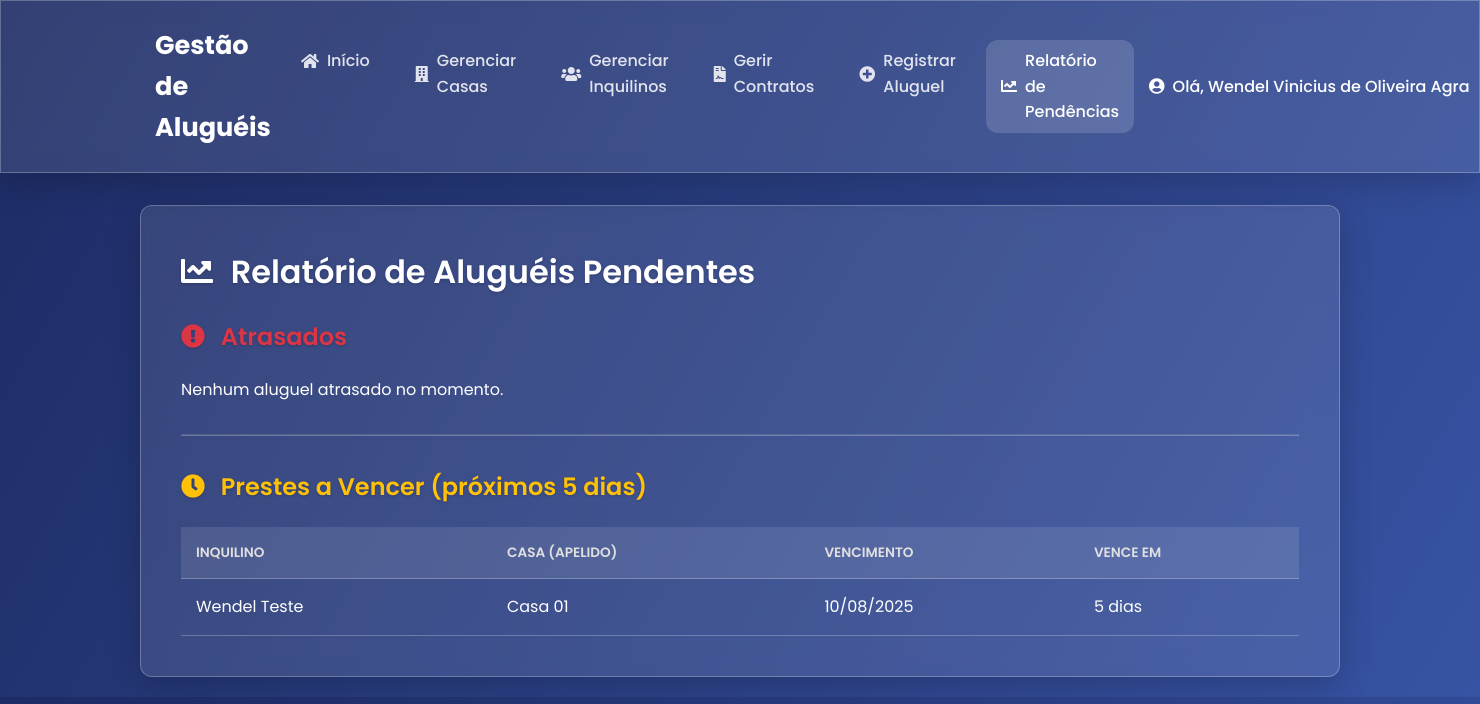
Screenshot of /alugueis/pendentes (signed in) with the database file from the repository.
### tables this page shows
CREATE TABLE usuarios (
            id INTEGER PRIMARY KEY AUTOINCREMENT,
            username TEXT NOT NULL UNIQUE,
            password TEXT NOT NULL
        );

CREATE TABLE alugueis (
            id INTEGER PRIMARY KEY AUTOINCREMENT,
            casa_id INTEGER NOT NULL,
            inquilino_id INTEGER,
            mes_referencia TEXT, 
            pago INTEGER NOT NULL DEFAULT 0,
            data_vencimento TEXT,
            valor_aluguel REAL,
            FOREIGN KEY (casa_id) REFERENCES casas (id),
            FOREIGN KEY (inquilino_id) REFERENCES inquilinos (id)
        );

CREATE TABLE inquilinos (
            id INTEGER PRIMARY KEY AUTOINCREMENT,
            nome TEXT NOT NULL,
            telefone TEXT NOT NULL
        , usuario_id INTEGER REFERENCES usuarios(id));

CREATE TABLE casas (
            id INTEGER PRIMARY KEY AUTOINCREMENT,
            endereco TEXT NOT NULL,
            valor_aluguel REAL NOT NULL
        , apelido TEXT, usuario_id INTEGER REFERENCES usuarios(id));

### app.py (the view)
@app.route('/alugueis/pendentes')
@login_required
def listar_pendentes():
    db = get_db()
    hoje = date.today()
    query = "SELECT a.data_vencimento, c.apelido as apelido_casa, i.nome as nome_inquilino FROM alugueis a JOIN casas c ON a.casa_id = c.id LEFT JOIN inquilinos i ON a.inquilino_id = i.id WHERE a.pago = 0 AND c.usuario_id = ?"
    alugueis_pendentes = db.execute(query, (current_user.id,)).fetchall()
    atrasados, prestes_a_vencer = [], []
    for aluguel_row in alugueis_pendentes:
        aluguel = dict(aluguel_row)
        data_vencimento = datetime.strptime(aluguel['data_vencimento'], '%Y-%m-%d').date()
        diferenca_dias = (data_vencimento - hoje).days
        aluguel['data_vencimento_str'] = data_vencimento.strftime('%d/%m/%Y')
        aluguel['diferenca_dias'] = diferenca_dias
        if diferenca_dias < 0: atrasados.append(aluguel)
        elif 0 <= diferenca_dias <= 5: prestes_a_vencer.append(aluguel)
    return render_template('pendentes.html', atrasados=atrasados, prestes_a_vencer=prestes_a_vencer)

### app.py (called while the page is built)
@login_manager.user_loader
def load_user(user_id):
    db = get_db()
    user_data = db.execute('SELECT id, username FROM usuarios WHERE id = ?', (user_id,)).fetchone()
    if user_data:
        return User(id=user_data['id'], username=user_data['username'])
    return None

def get_db():
    db = getattr(g, '_database', None)
    if db is None:
        db = g._database = sqlite3.connect(DATABASE)
        db.row_factory = sqlite3.Row
    return db

@app.teardown_appcontext
def close_connection(exception):
    db = getattr(g, '_database', None)
    if db is not None:
        db.close()

### templates/pendentes.html (shortened to what this page needs)
<!DOCTYPE html>
<html lang="pt-br">
<head>
    <link rel="stylesheet" href="{{ url_for('static', filename='css/style.css') }}">
    <link rel="stylesheet" href="https://cdnjs.cloudflare.com/ajax/libs/font-awesome/5.15.4/css/all.min.css">
</head>
<body>
    <header>
        <nav>
            <a href="{{ url_for('index') }}" class="logo">Gestão de Aluguéis</a>
            <ul>
                <li><a href="{{ url_for('index') }}" class="{% if request.endpoint == 'index' %}active{% endif %}"><i class="fas fa-home"></i> Início</a></li>
                <li><a href="{{ url_for('listar_casas') }}" class="{% if 'casas' in request.endpoint %}active{% endif %}"><i class="fas fa-building"></i> Gerenciar Casas</a></li>
                <li><a href="{{ url_for('listar_inquilinos') }}" class="{% if 'inquilino' in request.endpoint %}active{% endif %}"><i class="fas fa-users"></i> Gerenciar Inquilinos</a></li>
                <li><a href="{{ url_for('listar_contratos') }}" class="{% if 'contrato' in request.endpoint %}active{% endif %}"><i class="fas fa-file-contract"></i> Gerir Contratos</a></li>
                <li><a href="{{ url_for('pagina_alugueis') }}" class="{% if request.endpoint == 'pagina_alugueis' %}active{% endif %}"><i class="fas fa-plus-circle"></i> Registrar Aluguel</a></li>
                <li><a href="{{ url_for('listar_pendentes') }}" class="{% if request.endpoint == 'listar_pendentes' %}active{% endif %}"><i class="fas fa-chart-line"></i> Relatório de Pendências</a></li>
            </ul>
            <div class="user-menu">
                {% if current_user.is_authenticated %}
                    <a href="{{ url_for('perfil') }}" class="welcome-message"><i class="fas fa-user-circle"></i> Olá, {{ current_user.username }}</a>
                {% endif %}
            </div>
        </nav>
    </header>
    <main class="container">
        <div class="content-section">
            <h1><i class="fas fa-chart-line"></i> Relatório de Aluguéis Pendentes</h1>
            <h2 style="color: var(--pending-color);"><i class="fas fa-exclamation-circle"></i> Atrasados</h2>
            {% if atrasados %}
                <table class="data-table">
                    <thead>
                        <tr>
                            <th>Inquilino</th>
                            <th>Casa (Apelido)</th>
                            <th>Vencimento</th>
                            <th>Dias Atrasado</th>
                        </tr>
                    </thead>
                    <tbody>
                        {% for aluguel in atrasados %}
                        <tr>
                            <td>{{ aluguel.nome_inquilino or 'N/A' }}</td>
                            <td>{{ aluguel.apelido_casa }}</td>
                            <td>{{ aluguel.data_vencimento_str }}</td>
                            <td>{{ aluguel.diferenca_dias * -1 }} dias</td>
                        </tr>
                        {% endfor %}
                    </tbody>
                </table>
            {% else %}
                <p>Nenhum aluguel atrasado no momento.</p>
            {% endif %}
            <hr style="margin: 2rem 0; border-color: var(--glass-border);">
            <h2 style="color: #ffc107;"><i class="fas fa-clock"></i> Prestes a Vencer (próximos 5 dias)</h2>
            {% if prestes_a_vencer %}
                <table class="data-table">
                    <thead>
                        <tr>
                            <th>Inquilino</th>
                            <th>Casa (Apelido)</th>
                            <th>Vencimento</th>
                            <th>Vence em</th>
                        </tr>
                    </thead>
                    <tbody>
                        {% for aluguel in prestes_a_vencer %}
                        <tr>
                            <td>{{ aluguel.nome_inquilino or 'N/A' }}</td>
                            <td>{{ aluguel.apelido_casa }}</td>
                            <td>{{ aluguel.data_vencimento_str }}</td>
                            <td>
                                {% if aluguel.diferenca_dias == 0 %} Hoje
                                {% elif aluguel.diferenca_dias == 1 %} Amanhã
                                {% else %} {{ aluguel.diferenca_dias }} dias
                                {% endif %}
                            </td>
                        </tr>
                        {% endfor %}
                    </tbody>
                </table>
            {% else %}
                <p>Nenhum aluguel vencendo nos próximos 5 dias.</p>
            {% endif %}
        </div>
    </main>
</body>
</html>

### static/css/style.css (style rules this page uses)
:root { --primary-color: #ffffff; --secondary-color: #e0e0e0; --background-gradient: linear-gradient(120deg, #1d2b64, #3753a3); --glass-bg: rgba(255, 255, 255, 0.1); --glass-border: rgba(255, 255, 255, 0.25); --success-color: #28a745; --pending-color: #dc3545; --border-radius: 12px; --box-shadow: 0 8px 32px 0 rgba(0, 0, 0, 0.2); }
body { font-family: 'Poppins', sans-serif; background: var(--background-gradient); color: var(--primary-color); margin: 0; line-height: 1.6; }
.container { max-width: 1200px; margin: 20px auto; padding: 0 20px; }
main.container { animation: fadeIn 0.5s ease-in-out; }
header { background: var(--glass-bg); backdrop-filter: blur(10px); box-shadow: var(--box-shadow); border: 1px solid var(--glass-border); padding: 1rem 0; margin-bottom: 2rem; position: sticky; top: 0; z-index: 1000; }
nav { display: flex; justify-content: space-between; align-items: center; max-width: 1200px; margin: 0 auto; padding: 0 20px; }
nav .logo { font-size: 1.6rem; font-weight: 700; color: white; text-decoration: none; }
nav ul { list-style: none; display: flex; gap: 15px; margin: 0; padding: 0; }
nav a { display: flex; align-items: center; gap: 8px; text-decoration: none; color: rgba(255, 255, 255, 0.85); font-weight: 500; padding: 8px 15px; border-radius: var(--border-radius); transition: all 0.3s ease-in-out; }
nav a:hover, nav a.active { background-color: rgba(255, 255, 255, 0.15); color: white; }
.user-menu { display: flex; align-items: center; gap: 15px; }
.welcome-message { color: white; font-weight: 500; text-decoration: none; transition: color 0.3s; display: flex; align-items: center; gap: 8px; white-space: nowrap; }
.form-container, .content-section, .metric-card, .search-container { background: var(--glass-bg); backdrop-filter: blur(10px); padding: 2.5rem; border-radius: var(--border-radius); box-shadow: var(--box-shadow); border: 1px solid var(--glass-border); }
h1, h2 { color: var(--primary-color); text-shadow: 0 1px 3px rgba(0,0,0,0.2); margin-top: 0; font-weight: 600; }
h1 .fas, h2 .fas { margin-right: 10px; }
.data-table { width: 100%; border-collapse: collapse; margin-top: 1rem; }
.data-table th, .data-table td { border-bottom: 1px solid var(--glass-border); padding: 15px; text-align: left; }
.data-table th { background-color: rgba(255,255,255,0.1); font-weight: 600; text-transform: uppercase; font-size: 0.85rem; color: #e0e0e0; }

### rows the page displays
usuarios: username "Wendel Vinicius de Oliveira Agra"
alugueis: nome "Wendel Teste", apelido_casa "Casa 01", data_vencimento_str "10/08/2025", diferenca_dias "5"
